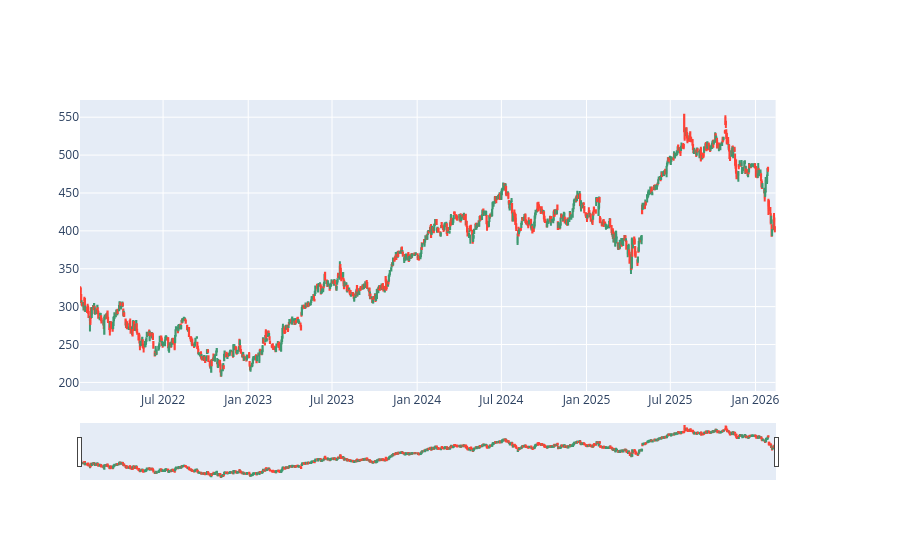

Notebook code cell kept with this figure:
### Code cell
fig3 = make_subplots(specs=[[{"secondary_y":True}]])
fig3.add_trace(go.Candlestick(x=data.index,
                              open=data[('Open','MSFT')],
                              high=data[('High','MSFT')],
                              low=data[('Low','MSFT')],
                              close=data[('Close','MSFT')]
                              ))
fig3.show()

### Figure 1 — Plotly figure (JSON) as saved in the notebook; plotly's stock layout.template omitted (floating-point values rounded to 4 significant figures; data arrays with more than 128 entries replaced by an {"elided": "..."} marker saying what was removed)
{"data": [{"close": {"elided": "1033 float values"}, "high": {"elided": "1033 float values"}, "low": {"elided": "1033 float values"}, "open": {"elided": "1033 float values"}, "type": "candlestick", "x": {"elided": "1033 str values"}}], "layout": {"xaxis": {"anchor": "y", "domain": [0, 0.94]}, "yaxis": {"anchor": "x", "domain": [0, 1]}, "yaxis2": {"anchor": "x", "overlaying": "y", "side": "right"}}}
